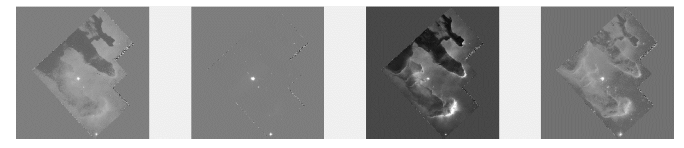
%> input picture raw.PNG, 684 x 148 px
$ octave --eval "result = AutoCrop(imread('../raw.PNG'));"   (GNU Octave 9; MATLAB toolbox functions it lacks are replaced by stand-ins)
%> lines starting %> are read from the running program, lines starting %| are printed output that depends on the picture; in (x1, y1, x2, y2) boxes, pixels count from 0 and x2, y2 are one past the last pixel; in counts of white or black regions, pixels touching at a corner belong together; the program's own positions count from 1
function [ cropped ] = AutoCrop( image )
%%%%%%%%%%%%%%%%%%%%%%%%%%%%%%%%%%%%%%%%%%%%
%Author:Gary Qian
%Date created : 29/08/2016
%Ddate last edited : 10/09/2016
%task description: crop image so that it only displays area of interest
%input: a image
%output: a cropped image that displays area of interest
%%%%%%%%%%%%%%%%%%%%%%%%%%%%%%%%%%%%%%%%%%%%

%convert image to grayscale
gray = rgb2gray(image);

%convert grayscale image to Binary
Binary = edge(gray, 'prewitt');
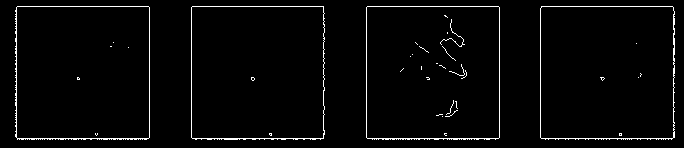
%> Binary: size 148x684 logical; 2.7% white in thin lines or dots, all inside (x1, y1, x2, y2) = (15, 6, 675, 140)

%find all nonzeros rows and columns
[rows, cols] = find(Binary);
%> rows = 2715 values from 7 to 140; cols = 2715 values from 16 to 675

%find co-ordinates for cropping
topRow = min(rows(:));
%> topRow = 7
bottomRow = max(rows(:));
%> bottomRow = 140
leftColumn = min(cols(:));
%> leftColumn = 16
rightColumn = max(cols(:));
%> rightColumn = 675

%crop image
cropped = image(topRow:bottomRow, leftColumn:rightColumn,1:3);
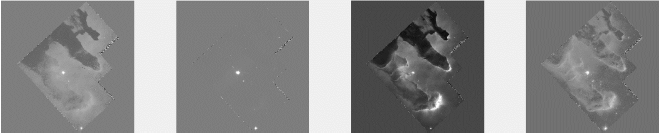
%> cropped: size 134x660x3 uint8; min 8, max 255, mean 138

end
